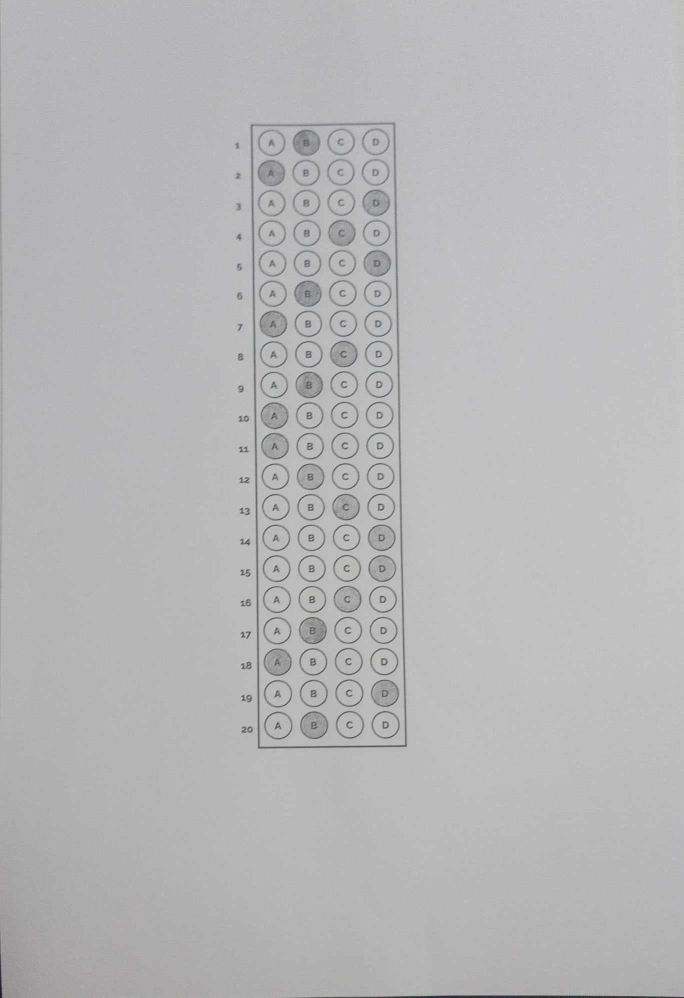
#> input picture images/1.png, 1368 x 1996 px (shown at 1/2 size)
$ python -i ormscanner.py   (imports and definitions only)
#> lines starting #> are read from the running program, lines starting #| are printed output that depends on the picture; after the words box and inside, x2 and y2 are one past the last pixel; in counts of white or black regions, pixels touching at a corner belong together
from imutils.perspective import four_point_transform
from imutils import contours
import imutils
import cv2
import numpy as np
import argparse
import random
import os

# [8 lines left out: function parse_answer_key, not called in this run]

# [5 lines of commented-out code are left out]

def load_image(image_path):
    return cv2.imread(image_path)

# [21 lines left out: functions save_images, show_images, not called in this run]

def edge_detection(image):
    gray = cv2.cvtColor(image, cv2.COLOR_BGR2GRAY)
    blurred = cv2.GaussianBlur(gray, (5, 5), 0)
    edged = cv2.Canny(blurred, 75, 200)
    return edged

def find_contours(image):
    cnts = cv2.findContours(image, cv2.RETR_EXTERNAL, cv2.CHAIN_APPROX_SIMPLE)
    cnts = imutils.grab_contours(cnts)
    return cnts

def find_document_contour(cnts):
    doc_cnt = None

    if len(cnts) > 0:
        cnts = sorted(cnts, key=cv2.contourArea, reverse=True)

        for c in cnts:
            peri = cv2.arcLength(c, closed=True)
            approx = cv2.approxPolyDP(c, epsilon=peri*0.02, closed=True)

            if len(approx) == 4:
                doc_cnt = approx
                break

    return doc_cnt

# [4 lines left out: function perspective_transform, not called in this run]

def threshold_document(warped):
    return cv2.threshold(warped, 0, 255, cv2.THRESH_BINARY_INV | cv2.THRESH_OTSU)[1]

# [17 lines left out: functions find_question_contours, filter_question_contours, is_question_contour, not called in this run]

def sort_question_contours(question_cnts):
    return contours.sort_contours(question_cnts, method="top-to-bottom")[0]

# Modify the number of bubble options, and the question items
# [51 lines left out: functions grade_exam, show_questions, not called in this run]

def process_image(image):
    # Perform image processing steps (edge detection, contour finding, etc.)
    edged = edge_detection(image)
    cnts = find_contours(edged)
    doc_cnt = find_document_contour(cnts)
    return edged, cnts, doc_cnt


# [124 lines left out: functions detect_bubbles, orm_scanner, not called in this run]

# [2 lines not run here, left out]

>>> import cv2
>>> picture = cv2.imread('../images/1.png')
#> picture is the input picture: shape (1996, 1368, 3); mean B, G, R 184, 182.6, 182.9
>>> result = process_image(picture)
#> in edge_detection, `edged = cv2.Canny(blurred, 75, 200)`:
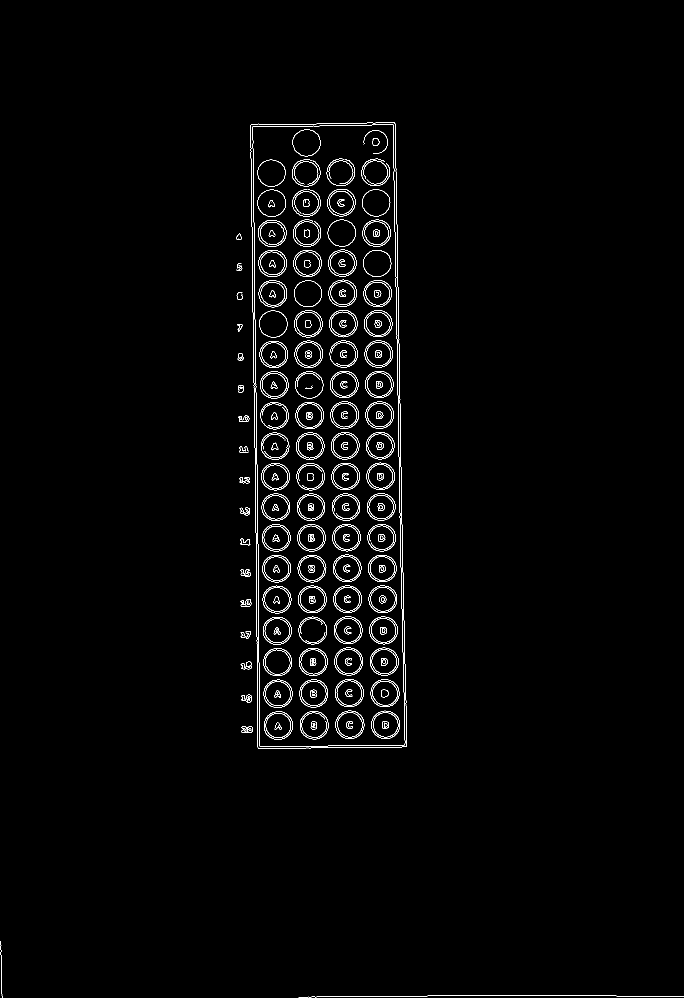
#> edged: shape (1996, 1368) (shown at 1/2 size); 1.5% white in thin lines or dots, all inside (x1, y1, x2, y2) = (1, 244, 1368, 1996)
#> in find_contours, `cnts = cv2.findContours(image, cv2.RETR_EXTERNAL, cv2.CHAIN_APPROX_SIM..`: cnts = 27 contours, 11 with area under 20; largest, box (x1, y1, x2, y2) and area: (501, 244, 814, 1498) 364845, (482, 1452, 506, 1466) 203, (481, 1323, 504, 1339) 200, (482, 1389, 504, 1405) 194, (477, 831, 499, 844) 176
#> the loop in find_document_contour, `for c in cnts:` made 1 pass
#> (peri, doc_cnt) on pass 1: (3122.7, [[788, 244], [501, 250], [518, 1497], [813, 1492]])
#> in process_image, `doc_cnt = find_document_contour(cnts)`: doc_cnt = [[788, 244], [501, 250], [518, 1497], [813, 1492]]

$ run again, on images/6.jpg
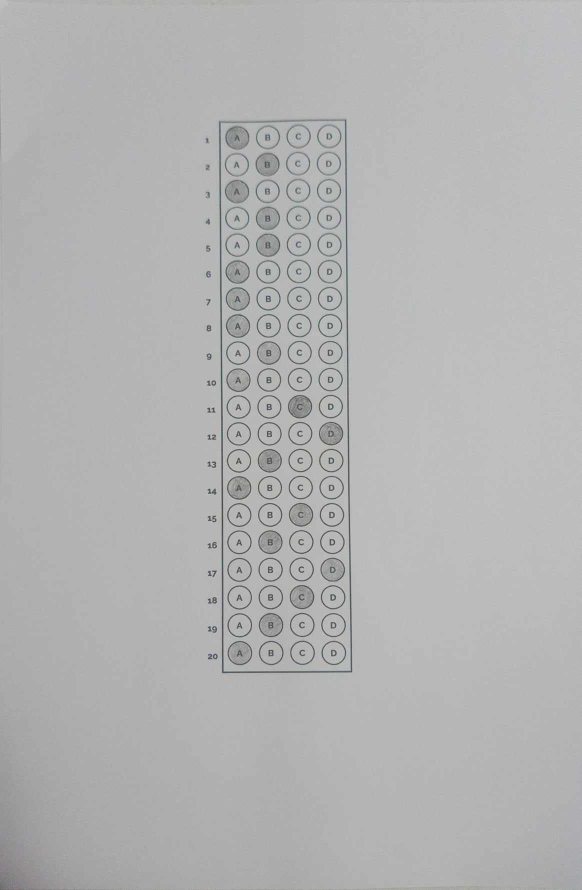
#> input picture images/6.jpg, 1163 x 1780 px (shown at 1/2 size)
#> picture is the input picture: shape (1780, 1163, 3); mean B, G, R 179, 179, 178.8
#> in edge_detection, `edged = cv2.Canny(blurred, 75, 200)`:
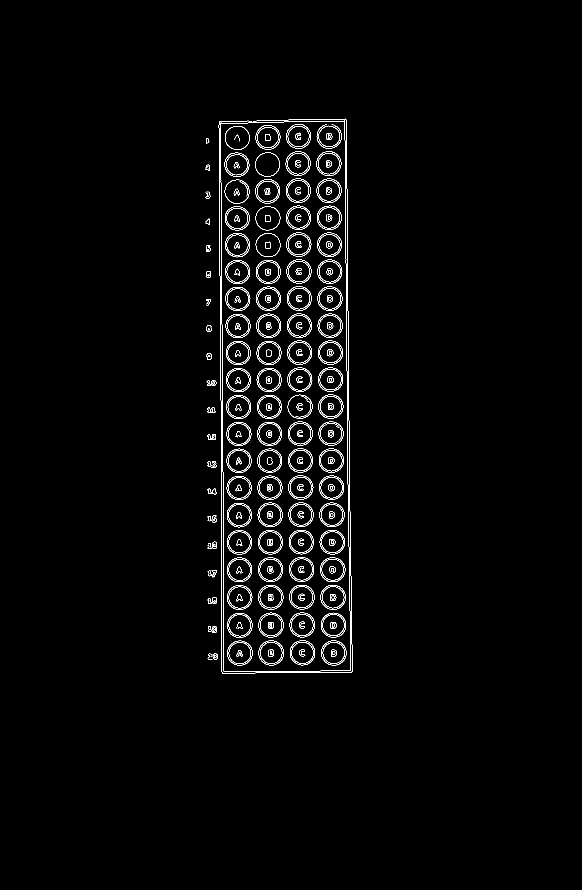
#> edged: shape (1780, 1163) (shown at 1/2 size); 1.8% white in thin lines or dots, all inside (x1, y1, x2, y2) = (411, 237, 705, 1347)
#> in find_contours, `cnts = cv2.findContours(image, cv2.RETR_EXTERNAL, cv2.CHAIN_APPROX_SIM..`: cnts = 28 contours, 8 with area under 20; largest, box (x1, y1, x2, y2) and area: (437, 237, 705, 1347) 274629, (415, 977, 433, 989) 120, (415, 1140, 434, 1155) 112, (424, 1252, 434, 1266) 106, (424, 1194, 434, 1208) 105
#> the loop in find_document_contour, `for c in cnts:` made 28 passes
#> peri on passes 1 to 8: 8188.2, 64.04, 85.25, 41.56, 40.14, 40.14, 40.73, 39.9
#> result has the same summary as cnts in find_contours
